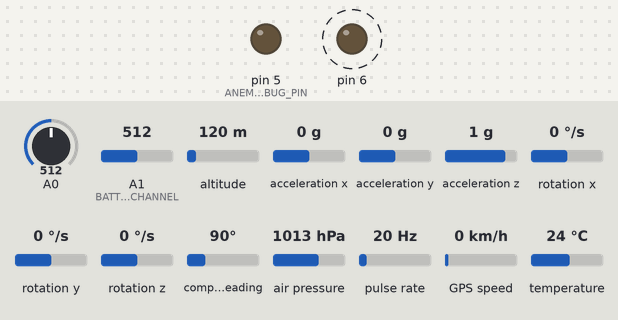
Simulated run of this sketch. Board: Arduino Uno, built with avr-gcc and run on an emulated ATmega328P. Shown: output pins drawn as LEDs (lit = HIGH). Wiring (inferred from the names in the program): pulse sensor: data pin 2; HMC5883L compass at I2C address 0x1E. Dashed ring = blinking. The test bench sets the inputs (shaded band); at power-on: pulse rate 20 Hz, A0 = 512, A1 (BATTERY_ADC_CHANNEL) = 512, altitude 120 m, acceleration x 0 g, acceleration y 0 g, acceleration z 1 g, rotation x 0 °/s, rotation y 0 °/s, rotation z 0 °/s, compass heading 90°, air pressure 1013 hPa, GPS speed 0 km/h, temperature 24 °C. The GPS gets a fix after 3 s at 37.7749, -122.4194 with 8 satellites; no radio packets arrive unless stated; pins used as bus, display or sensor lines are not drawn.

Above: at 1.2 s.
1.3 s: pulse rate (sensor on pin 2) set to 50 Hz
Timing chart, 0 to 9.0 s (numbered marks = the images above; inputs shaded):
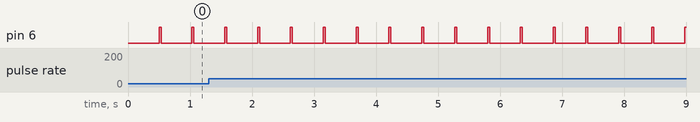

The sketch:

transmitterUnit.ino
```cpp
#include <RF24.h>
#include <Wire.h>
#include <I2Cdev.h>
#include <MPU6050.h>
#include <Adafruit_BMP085.h>
#include <TinyGPS.h>
#include <avr/wdt.h>
#include "system.h"
#include "packet.h"
#include "windvane.h"
#include "anemometer.h"
#include "accelerometer.h"
#include "battery.h"

System sys;

void setup()
{
	sys.init();
}

void loop()
{
	sys.update();
}

ISR(WDT_vect)
{

}
```

HMC5883L.cpp
```cpp
// I2Cdev library collection - HMC5883L I2C device class
// Based on Honeywell HMC5883L datasheet, 10/2010 (Form #900405 Rev B)
// 6/12/2012 by Jeff Rowberg <jeff@rowberg.net>
// Updates should (hopefully) always be available at https://github.com/jrowberg/i2cdevlib
//
// Changelog:
//     2012-06-12 - fixed swapped Y/Z axes
//     2011-08-22 - small Doxygen comment fixes
//     2011-07-31 - initial release

/* ============================================
I2Cdev device library code is placed under the MIT license
Copyright (c) 2012 Jeff Rowberg

Permission is hereby granted, free of charge, to any person obtaining a copy
of this software and associated documentation files (the "Software"), to deal
in the Software without restriction, including without limitation the rights
to use, copy, modify, merge, publish, distribute, sublicense, and/or sell
copies of the Software, and to permit persons to whom the Software is
furnished to do so, subject to the following conditions:

The above copyright notice and this permission notice shall be included in
all copies or substantial portions of the Software.

THE SOFTWARE IS PROVIDED "AS IS", WITHOUT WARRANTY OF ANY KIND, EXPRESS OR
IMPLIED, INCLUDING BUT NOT LIMITED TO THE WARRANTIES OF MERCHANTABILITY,
FITNESS FOR A PARTICULAR PURPOSE AND NONINFRINGEMENT. IN NO EVENT SHALL THE
AUTHORS OR COPYRIGHT HOLDERS BE LIABLE FOR ANY CLAIM, DAMAGES OR OTHER
LIABILITY, WHETHER IN AN ACTION OF CONTRACT, TORT OR OTHERWISE, ARISING FROM,
OUT OF OR IN CONNECTION WITH THE SOFTWARE OR THE USE OR OTHER DEALINGS IN
THE SOFTWARE.
===============================================
*/

#include "HMC5883L.h"

/** Default constructor, uses default I2C address.
 * @see HMC5883L_DEFAULT_ADDRESS
 */
HMC5883L::HMC5883L() {
    devAddr = HMC5883L_DEFAULT_ADDRESS;
}

/** Specific address constructor.
 * @param address I2C address
 * @see HMC5883L_DEFAULT_ADDRESS
 * @see HMC5883L_ADDRESS
 */
HMC5883L::HMC5883L(uint8_t address) {
    devAddr = address;
}

/** Power on and prepare for general usage.
 * This will prepare the magnetometer with default settings, ready for single-
 * use mode (very low power requirements). Default settings include 8-sample
 * averaging, 15 Hz data output rate, normal measurement bias, a,d 1090 gain (in
 * terms of LSB/Gauss). Be sure to adjust any settings you need specifically
 * after initialization, especially the gain settings if you happen to be seeing
 * a lot of -4096 values (see the datasheet for mor information).
 */
void HMC5883L::initialize() {
    // write CONFIG_A register
    I2Cdev::writeByte(devAddr, HMC5883L_RA_CONFIG_A,
        (HMC5883L_AVERAGING_8 << (HMC5883L_CRA_AVERAGE_BIT - HMC5883L_CRA_AVERAGE_LENGTH + 1)) |
        (HMC5883L_RATE_15     << (HMC5883L_CRA_RATE_BIT - HMC5883L_CRA_RATE_LENGTH + 1)) |
        (HMC5883L_BIAS_NORMAL << (HMC5883L_CRA_BIAS_BIT - HMC5883L_CRA_BIAS_LENGTH + 1)));

    // write CONFIG_B register
    setGain(HMC5883L_GAIN_1090);

    // write MODE register
    setMode(HMC5883L_MODE_SINGLE);
}

/** Verify the I2C connection.
 * Make sure the device is connected and responds as expected.
 * @return True if connection is valid, false otherwise
 */
bool HMC5883L::testConnection() {
    if (I2Cdev::readBytes(devAddr, HMC5883L_RA_ID_A, 3, buffer) == 3) {
        return (buffer[0] == 'H' && buffer[1] == '4' && buffer[2] == '3');
    }
    return false;
}

// CONFIG_A register

/** Get number of samples averaged per measurement.
 * @return Current samples averaged per measurement (0-3 for 1/2/4/8 respectively)
 * @see HMC5883L_AVERAGING_8
 * @see HMC5883L_RA_CONFIG_A
 * @see HMC5883L_CRA_AVERAGE_BIT
 * @see HMC5883L_CRA_AVERAGE_LENGTH
 */
uint8_t HMC5883L::getSampleAveraging() {
    I2Cdev::readBits(devAddr, HMC5883L_RA_CONFIG_A, HMC5883L_CRA_AVERAGE_BIT, HMC5883L_CRA_AVERAGE_LENGTH, buffer);
    return buffer[0];
}
/** Set number of samples averaged per measurement.
 * @param averaging New samples averaged per measurement setting(0-3 for 1/2/4/8 respectively)
 * @see HMC5883L_RA_CONFIG_A
 * @see HMC5883L_CRA_AVERAGE_BIT
 * @see HMC5883L_CRA_AVERAGE_LENGTH
 */
void HMC5883L::setSampleAveraging(uint8_t averaging) {
    I2Cdev::writeBits(devAddr, HMC5883L_RA_CONFIG_A, HMC5883L_CRA_AVERAGE_BIT, HMC5883L_CRA_AVERAGE_LENGTH, averaging);
}
/** Get data output rate value.
 * The Table below shows all selectable output rates in continuous measurement
 * mode. All three channels shall be measured within a given output rate. Other
 * output rates with maximum rate of 160 Hz can be achieved by monitoring DRDY
 * interrupt pin in single measurement mode.
 *
 * Value | Typical Data Output Rate (Hz)
 * ------+------------------------------
 * 0     | 0.75
 * 1     | 1.5
 * 2     | 3
 * 3     | 7.5
 * 4     | 15 (Default)
 * 5     | 30
 * 6     | 75
 * 7     | Not used
 *
 * @return Current rate of data output to registers
 * @see HMC5883L_RATE_15
 * @see HMC5883L_RA_CONFIG_A
 * @see HMC5883L_CRA_RATE_BIT
 * @see HMC5883L_CRA_RATE_LENGTH
 */
uint8_t HMC5883L::getDataRate() {
    I2Cdev::readBits(devAddr, HMC5883L_RA_CONFIG_A, HMC5883L_CRA_RATE_BIT, HMC5883L_CRA_RATE_LENGTH, buffer);
    return buffer[0];
}
/** Set data output rate value.
 * @param rate Rate of data output to registers
 * @see getDataRate()
 * @see HMC5883L_RATE_15
 * @see HMC5883L_RA_CONFIG_A
 * @see HMC5883L_CRA_RATE_BIT
 * @see HMC5883L_CRA_RATE_LENGTH
 */
void HMC5883L::setDataRate(uint8_t rate) {
    I2Cdev::writeBits(devAddr, HMC5883L_RA_CONFIG_A, HMC5883L_CRA_RATE_BIT, HMC5883L_CRA_RATE_LENGTH, rate);
}
/** Get measurement bias value.
 * @return Current bias value (0-2 for normal/positive/negative respectively)
 * @see HMC5883L_BIAS_NORMAL
 * @see HMC5883L_RA_CONFIG_A
 * @see HMC5883L_CRA_BIAS_BIT
 * @see HMC5883L_CRA_BIAS_LENGTH
 */
uint8_t HMC5883L::getMeasurementBias() {
    I2Cdev::readBits(devAddr, HMC5883L_RA_CONFIG_A, HMC5883L_CRA_BIAS_BIT, HMC5883L_CRA_BIAS_LENGTH, buffer);
    return buffer[0];
}
/** Set measurement bias value.
 * @param bias New bias value (0-2 for normal/positive/negative respectively)
 * @see HMC5883L_BIAS_NORMAL
 * @see HMC5883L_RA_CONFIG_A
 * @see HMC5883L_CRA_BIAS_BIT
 * @see HMC5883L_CRA_BIAS_LENGTH
 */
void HMC5883L::setMeasurementBias(uint8_t bias) {
    I2Cdev::writeBits(devAddr, HMC5883L_RA_CONFIG_A, HMC5883L_CRA_BIAS_BIT, HMC5883L_CRA_BIAS_LENGTH, bias);
}

// CONFIG_B register

/** Get magnetic field gain value.
 * The table below shows nominal gain settings. Use the "Gain" column to convert
 * counts to Gauss. Choose a lower gain value (higher GN#) when total field
 * strength causes overflow in one of the data output registers (saturation).
 * The data output range for all settings is 0xF800-0x07FF (-2048 - 2047).
 *
 * Value | Field Range | Gain (LSB/Gauss)
 * ------+-------------+-----------------
 * 0     | +/- 0.88 Ga | 1370
 * 1     | +/- 1.3 Ga  | 1090 (Default)
 * 2     | +/- 1.9 Ga  | 820
 * 3     | +/- 2.5 Ga  | 660
 * 4     | +/- 4.0 Ga  | 440
 * 5     | +/- 4.7 Ga  | 390
 * 6     | +/- 5.6 Ga  | 330
 * 7     | +/- 8.1 Ga  | 230
 *
 * @return Current magnetic field gain value
 * @see HMC5883L_GAIN_1090
 * @see HMC5883L_RA_CONFIG_B
 * @see HMC5883L_CRB_GAIN_BIT
 * @see HMC5883L_CRB_GAIN_LENGTH
 */
uint8_t HMC5883L::getGain() {
    I2Cdev::readBits(devAddr, HMC5883L_RA_CONFIG_B, HMC5883L_CRB_GAIN_BIT, HMC5883L_CRB_GAIN_LENGTH, buffer);
    return buffer[0];
}
/** Set magnetic field gain value.
 * @param gain New magnetic field gain value
 * @see getGain()
 * @see HMC5883L_RA_CONFIG_B
 * @see HMC5883L_CRB_GAIN_BIT
 * @see HMC5883L_CRB_GAIN_LENGTH
 */
void HMC5883L::setGain(uint8_t gain) {
    // use this method to guarantee that bits 4-0 are set to zero, which is a
    // requirement specified in the datasheet; it's actually more efficient than
    // using the I2Cdev.writeBits method
    I2Cdev::writeByte(devAddr, HMC5883L_RA_CONFIG_B, gain << (HMC5883L_CRB_GAIN_BIT - HMC5883L_CRB_GAIN_LENGTH + 1));
}

// MODE register

/** Get measurement mode.
 * In continuous-measurement mode, the device continuously performs measurements
 * and places the result in the data register. RDY goes high when new data is
 * placed in all three registers. After a power-on or a write to the mode or
 * configuration register, the first measurement set is available from all three
 * data output registers after a period of 2/fDO and subsequent measurements are
 * available at a frequency of fDO, where fDO is the frequency of data output.
 *
 * When single-measurement mode (default) is selected, device performs a single
 * measurement, sets RDY high and returned to idle mode. Mode register returns
 * to idle mode bit values. The measurement remains in the data output register
 * and RDY remains high until the data output register is read or another
 * measurement is performed.
 *
 * @return Current measurement mode
 * @see HMC5883L_MODE_CONTINUOUS
 * @see HMC5883L_MODE_SINGLE
 * @see HMC5883L_MODE_IDLE
 * @see HMC5883L_RA_MODE
 * @see HMC5883L_MODEREG_BIT
 * @see HMC5883L_MODEREG_LENGTH
 */
uint8_t HMC5883L::getMode() {
    I2Cdev::readBits(devAddr, HMC5883L_RA_MODE, HMC5883L_MODEREG_BIT, HMC5883L_MODEREG_LENGTH, buffer);
    return buffer[0];
}
/** Set measurement mode.
 * @param newMode New measurement mode
 * @see getMode()
 * @see HMC5883L_MODE_CONTINUOUS
 * @see HMC5883L_MODE_SINGLE
 * @see HMC5883L_MODE_IDLE
 * @see HMC5883L_RA_MODE
 * @see HMC5883L_MODEREG_BIT
 * @see HMC5883L_MODEREG_LENGTH
 */
void HMC5883L::setMode(uint8_t newMode) {
    // use this method to guarantee that bits 7-2 are set to zero, which is a
    // requirement specified in the datasheet; it's actually more efficient than
    // using the I2Cdev.writeBits method
    I2Cdev::writeByte(devAddr, HMC5883L_RA_MODE, newMode << (HMC5883L_MODEREG_BIT - HMC5883L_MODEREG_LENGTH + 1));
    mode = newMode; // track to tell if we have to clear bit 7 after a read
}

// DATA* registers

/** Get 3-axis heading measurements.
 * In the event the ADC reading overflows or underflows for the given channel,
 * or if there is a math overflow during the bias measurement, this data
 * register will contain the value -4096. This register value will clear when
 * after the next valid measurement is made. Note that this method automatically
 * clears the appropriate bit in the MODE register if Single mode is active.
 * @param x 16-bit signed integer container for X-axis heading
 * @param y 16-bit signed integer container for Y-axis heading
 * @param z 16-bit signed integer container for Z-axis heading
 * @see HMC5883L_RA_DATAX_H
 */
void HMC5883L::getHeading(int16_t *x, int16_t *y, int16_t *z) {
    I2Cdev::readBytes(devAddr, HMC5883L_RA_DATAX_H, 6, buffer);
    if (mode == HMC5883L_MODE_SINGLE) I2Cdev::writeByte(devAddr, HMC5883L_RA_MODE, HMC5883L_MODE_SINGLE << (HMC5883L_MODEREG_BIT - HMC5883L_MODEREG_LENGTH + 1));
    *x = (((int16_t)buffer[0]) << 8) | buffer[1];
    *y = (((int16_t)buffer[4]) << 8) | buffer[5];
    *z = (((int16_t)buffer[2]) << 8) | buffer[3];
}
/** Get X-axis heading measurement.
 * @return 16-bit signed integer with X-axis heading
 * @see HMC5883L_RA_DATAX_H
 */
int16_t HMC5883L::getHeadingX() {
    // each axis read requires that ALL axis registers be read, even if only
    // one is used; this was not done ineffiently in the code by accident
    I2Cdev::readBytes(devAddr, HMC5883L_RA_DATAX_H, 6, buffer);
    if (mode == HMC5883L_MODE_SINGLE) I2Cdev::writeByte(devAddr, HMC5883L_RA_MODE, HMC5883L_MODE_SINGLE << (HMC5883L_MODEREG_BIT - HMC5883L_MODEREG_LENGTH + 1));
    return (((int16_t)buffer[0]) << 8) | buffer[1];
}
/** Get Y-axis heading measurement.
 * @return 16-bit signed integer with Y-axis heading
 * @see HMC5883L_RA_DATAY_H
 */
int16_t HMC5883L::getHeadingY() {
    // each axis read requires that ALL axis registers be read, even if only
    // one is used; this was not done ineffiently in the code by accident
    I2Cdev::readBytes(devAddr, HMC5883L_RA_DATAX_H, 6, buffer);
    if (mode == HMC5883L_MODE_SINGLE) I2Cdev::writeByte(devAddr, HMC5883L_RA_MODE, HMC5883L_MODE_SINGLE << (HMC5883L_MODEREG_BIT - HMC5883L_MODEREG_LENGTH + 1));
    return (((int16_t)buffer[4]) << 8) | buffer[5];
}
/** Get Z-axis heading measurement.
 * @return 16-bit signed integer with Z-axis heading
 * @see HMC5883L_RA_DATAZ_H
 */
int16_t HMC5883L::getHeadingZ() {
    // each axis read requires that ALL axis registers be read, even if only
    // one is used; this was not done ineffiently in the code by accident
    I2Cdev::readBytes(devAddr, HMC5883L_RA_DATAX_H, 6, buffer);
    if (mode == HMC5883L_MODE_SINGLE) I2Cdev::writeByte(devAddr, HMC5883L_RA_MODE, HMC5883L_MODE_SINGLE << (HMC5883L_MODEREG_BIT - HMC5883L_MODEREG_LENGTH + 1));
    return (((int16_t)buffer[2]) << 8) | buffer[3];
}

// STATUS register

/** Get data output register lock status.
 * This bit is set when this some but not all for of the six data output
 * registers have been read. When this bit is set, the six data output registers
 * are locked and any new data will not be placed in these register until one of
 * three conditions are met: one, all six bytes have been read or the mode
 * changed, two, the mode is changed, or three, the measurement configuration is
 * changed.
 * @return Data output register lock status
 * @see HMC5883L_RA_STATUS
 * @see HMC5883L_STATUS_LOCK_BIT
 */
bool HMC5883L::getLockStatus() {
    I2Cdev::readBit(devAddr, HMC5883L_RA_STATUS, HMC5883L_STATUS_LOCK_BIT, buffer);
    return buffer[0];
}
/** Get data ready status.
 * This bit is set when data is written to all six data registers, and cleared
 * when the device initiates a write to the data output registers and after one
 * or more of the data output registers are written to. When RDY bit is clear it
 * shall remain cleared for 250 us. DRDY pin can be used as an alternative to
 * the status register for monitoring the device for measurement data.
 * @return Data ready status
 * @see HMC5883L_RA_STATUS
 * @see HMC5883L_STATUS_READY_BIT
 */
bool HMC5883L::getReadyStatus() {
    I2Cdev::readBit(devAddr, HMC5883L_RA_STATUS, HMC5883L_STATUS_READY_BIT, buffer);
    return buffer[0];
}

// ID_* registers

/** Get identification byte A
 * @return ID_A byte (should be 01001000, ASCII value 'H')
 */
uint8_t HMC5883L::getIDA() {
    I2Cdev::readByte(devAddr, HMC5883L_RA_ID_A, buffer);
    return buffer[0];
}
/** Get identification byte B
 * @return ID_A byte (should be 00110100, ASCII value '4')
 */
uint8_t HMC5883L::getIDB() {
    I2Cdev::readByte(devAddr, HMC5883L_RA_ID_B, buffer);
    return buffer[0];
}
/** Get identification byte C
 * @return ID_A byte (should be 00110011, ASCII value '3')
 */
uint8_t HMC5883L::getIDC() {
    I2Cdev::readByte(devAddr, HMC5883L_RA_ID_C, buffer);
    return buffer[0];
}
```

accelerometer.cpp
```cpp
#include "accelerometer.h"

float Accelerometer::getValueImpl()
{
	int16_t ax, ay, az;
	mpu.getAcceleration(&ax, &ay, &az);
	float angle = 0;
	if(ay == 0) {
		angle = 90;
	} else {
		angle = -atan2(az, ay) * 180 / 3.1415;
	}
	return angle;
}

bool Accelerometer::initImpl()
{
	mpu.initialize();
	return isConnectedImpl();
}

bool Accelerometer::isConnectedImpl()
{
	return mpu.testConnection();
}
```

accelerometer.h
```cpp
#ifndef ACCELEROMETER_H
#define ACCELEROMETER_H

#include <Arduino.h>
#include <Wire.h>
#include <I2Cdev.h>
#include <MPU6050.h>
#include "i2cdisconnectable.h"

class Accelerometer : public I2CDisconnectable
{
private:
	float getValueImpl();
	bool initImpl();
	bool isConnectedImpl();

	MPU6050 mpu;
};

#endif
```

anemometer.cpp
```cpp
#include "anemometer.h"
#include <Arduino.h>

#define ANEMOMETER_CONSTANT 666.7
#define ANEMOMETER_MIN_DT 40 // in ms
#define ANEMOMETER_MAX_DT 2000 // in ms
#define ANEMOMETER_DEBUG_DDR DDRD
#define ANEMOMETER_DEBUG_PORT PORTD
#define ANEMOMETER_DEBUG_PIN PD5 // PD5
#define ANEMOMETER_CALCULATIONS_PIN 4

volatile unsigned long previousEdgeMs, currentEdgeMs;
volatile bool measurementConsumed;

void anemometerOnRisingEdge()
{
	//ANEMOMETER_DEBUG_PORT |= (1<<ANEMOMETER_DEBUG_PIN);
	previousEdgeMs = currentEdgeMs;
	currentEdgeMs = millis();
	measurementConsumed = false;
	//ANEMOMETER_DEBUG_PORT &=~(1<<ANEMOMETER_DEBUG_PIN);
}

Anemometer::Anemometer()
{
	ANEMOMETER_DEBUG_DDR |= (1<<ANEMOMETER_DEBUG_PIN);
	errorFlag = false;
	measurementConsumed = true;
	previousEdgeMs = 0;
	currentEdgeMs = 100;
	lastMeasuredWindSpeed = 0;
}

void Anemometer::update()
{
	unsigned long lastEdgeDt = millis() - currentEdgeMs;
	if(lastEdgeDt > ANEMOMETER_MAX_DT) {
		lastMeasuredWindSpeed = 0;
	}
	if(!measurementConsumed) {
		ANEMOMETER_DEBUG_PORT |= (1<<ANEMOMETER_DEBUG_PIN);
		consumeNewMeasurement();
		ANEMOMETER_DEBUG_PORT &=~(1<<ANEMOMETER_DEBUG_PIN);
		/*Serial.print("Wind speed: ");
		Serial.println(lastMeasuredWindSpeed);*/
	}
}

float Anemometer::getWindSpeed()
{
	return lastMeasuredWindSpeed;
}

bool Anemometer::getErrorFlag()
{
	return errorFlag;
}

void Anemometer::clearErrorFlag()
{
	errorFlag = false;
}

void Anemometer::consumeNewMeasurement()
{
	cli();
	unsigned long dt = currentEdgeMs - previousEdgeMs;
	measurementConsumed = true;
	sei();
	if(dt < ANEMOMETER_MIN_DT) {
		setErrorFlag();
		return;
	}
	float newWindSpeed;
	if(dt > ANEMOMETER_MAX_DT) {
		newWindSpeed = 0;
	} else {
		newWindSpeed = ANEMOMETER_CONSTANT / (float) dt;
	}
	//TODO filtering...
	lastMeasuredWindSpeed = newWindSpeed;
}

void Anemometer::setErrorFlag()
{
	errorFlag = true;
}
```

anemometer.h
```cpp
#ifndef ANEMOMETER_H
#define ANEMOMETER_H

#define ANEMOMETER_PIN 2

void anemometerOnRisingEdge();

class Anemometer
{
public:
	Anemometer();
	void update();
	float getWindSpeed();
	bool getErrorFlag();
	void clearErrorFlag();

private:
	void consumeNewMeasurement();
	void setErrorFlag();

	float lastMeasuredWindSpeed;
	bool errorFlag; // set true if error occured
};

#endif
```

battery.cpp
```cpp
#include "battery.h"
#include <Arduino.h>

float Battery::getBatteryVoltage()
{
	uint16_t adcReading = analogRead(BATTERY_ADC_CHANNEL);
	float batteryVoltage = adcReading * ADC_REF_V / 1024 * ADC_V_TO_REAL_V;
	return batteryVoltage;
}
```

Source omitted: HMC5883L.h (4949 bytes), battery.h (194 bytes), compass.cpp (1767 bytes), compass.h (359 bytes), i2cdisconnectable.cpp (625 bytes), i2cdisconnectable.h (337 bytes), packet.cpp (9651 bytes), packet.h (3152 bytes), system.cpp (5875 bytes), system.h (923 bytes), winddirection.h (128 bytes), windvane.cpp (1631 bytes) and 2 more

Measured:
- by itself, pin 6: alternates HIGH for 0.03 s and LOW for 0.50 s
